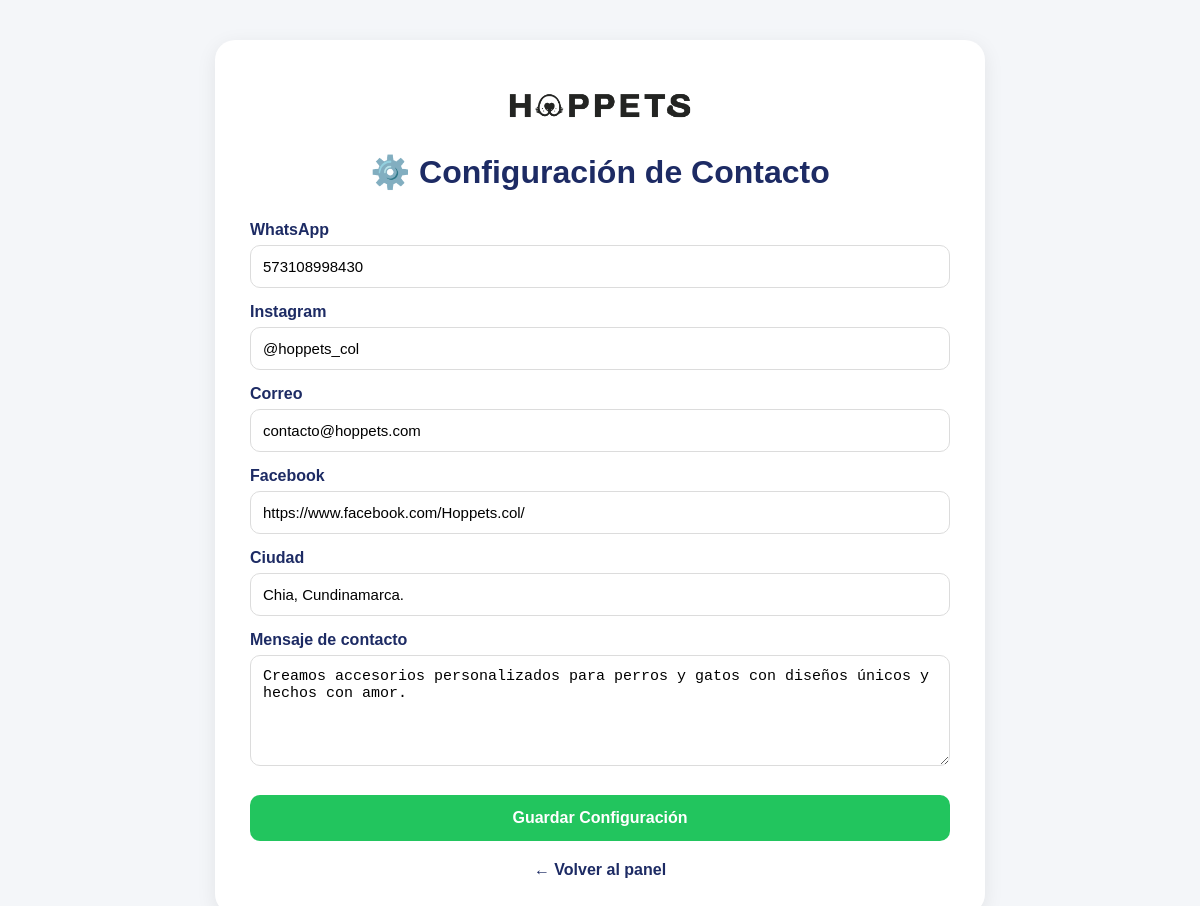
Page /configuracion (signed in) on the committed database.
### tables this page shows
CREATE TABLE configuracion (
    id INTEGER PRIMARY KEY,
    whatsapp TEXT,
    instagram TEXT,
    correo TEXT
, facebook TEXT, ciudad TEXT, mensaje_contacto TEXT, hero_imagen TEXT);

### app.py (the view, shortened to what this page needs)
@app.route("/configuracion", methods=["GET", "POST"])
def configuracion():
    if not session.get("usuario"):
        return redirect("/login")
    configuracion = obtener_configuracion()
    return render_template(
           "configuracion.html",
    configuracion=configuracion
)

### app.py (called while the page is built)
def obtener_configuracion():
    conn = sqlite3.connect("database/products.db")
    conn.row_factory = sqlite3.Row
    config = conn.execute(
        "SELECT * FROM configuracion WHERE id = 1"
    ).fetchone()
    conn.close()
    return config

### templates/configuracion.html (shortened to what this page needs)
<!DOCTYPE html>
<html lang="es">
<head>
</head>
<body>
<div class="card">
    <div class="logo">
        <img src="{{ url_for('static', filename='images/logo-negro.png') }}">
    </div>
    <h1>⚙️ Configuración de Contacto</h1>
    <form method="POST">
        <label>WhatsApp</label>
        <input
            type="text"
            name="whatsapp"
            value="{{ configuracion['whatsapp'] or '' }}"
        >
        <label>Instagram</label>
        <input
            type="text"
            name="instagram"
            value="{{ configuracion['instagram'] or '' }}"
        >
        <label>Correo</label>
        <input
            type="email"
            name="correo"
            value="{{ configuracion['correo'] or '' }}"
        >
        <label>Facebook</label>
        <input
            type="text"
            name="facebook"
            value="{{ configuracion['facebook'] or '' }}"
        >
        <label>Ciudad</label>
        <input
            type="text"
            name="ciudad"
            value="{{ configuracion['ciudad'] or '' }}"
        >
        <label>Mensaje de contacto</label>
        <textarea
            name="mensaje_contacto"
            rows="5"
        >{{ configuracion['mensaje_contacto'] or '' }}</textarea>
        <button class="btn" type="submit">
            Guardar Configuración
        </button>
    </form>
    <a class="volver" href="/admin">
        ← Volver al panel
    </a>
</div>
</body>
</html>

### templates/configuracion.html (style rules this page uses)
body { font-family: Arial, sans-serif; background:#f4f6f9; margin:0; padding:40px; }
.card { max-width:700px; margin:auto; background:white; padding:35px; border-radius:20px; box-shadow:0 5px 20px rgba(0,0,0,.08); }
.logo { text-align:center; margin-bottom:20px; }
.logo img { width:220px; }
h1 { text-align:center; color:#1d2b64; margin-bottom:30px; }
label { display:block; margin-top:15px; margin-bottom:6px; font-weight:bold; color:#1d2b64; }
input, textarea { width:100%; padding:12px; border:1px solid #dcdcdc; border-radius:10px; font-size:15px; box-sizing:border-box; }
textarea { resize:vertical; }
.btn { width:100%; margin-top:25px; padding:14px; border:none; border-radius:10px; background:#22c55e; color:white; font-size:16px; font-weight:bold; cursor:pointer; }
.volver { display:block; text-align:center; margin-top:20px; color:#1d2b64; text-decoration:none; font-weight:bold; }

### rows in the picture
configuracion: whatsapp "573108998430", instagram "@hoppets_col", correo "contacto@hoppets.com", facebook "https://www.facebook.com/Hoppets.col/", ciudad "Chia, Cundinamarca.", mensaje_contacto "Creamos accesorios personalizados para perros y gatos con diseños únicos y hechos con amor."
